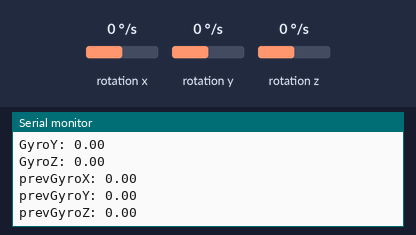
A sketch run on a simulated Arduino Uno, built with avr-gcc and run on an emulated ATmega328P. Shown: the last lines printed to the serial monitor. Wiring (inferred from the names in the program): MPU-6050 motion sensor at I2C address 0x68. The test bench sets the inputs (shaded band); at power-on: rotation x 0 °/s, rotation y 0 °/s, rotation z 0 °/s.

Above: at 1.7 s.
1.8 s: rotation x set to -192 °/s
At 3.2 s:
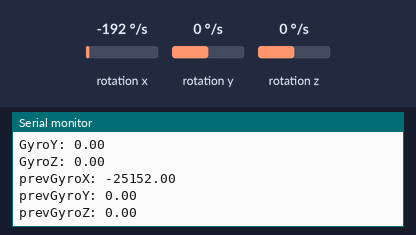
3.3 s: rotation y set to -192 °/s
At 4.6 s:
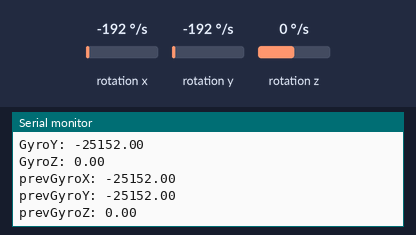
4.8 s: rotation z set to -192 °/s
At 5.5 s:
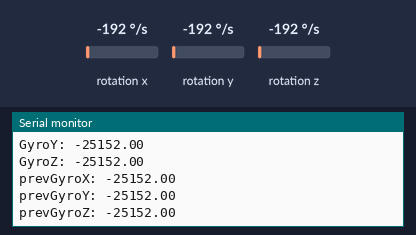

Measured:
- after the input at 1.8 s, the serial monitor: prints a new line after 0.98 s (image 1)
- after the input at 3.3 s, the serial monitor: prints a new line after 0.64 s (image 2)
- after the input at 4.8 s, the serial monitor: prints a new line after 0.29 s (image 3)

The sketch:

BalanceFawadRedo2.4.ino
```cpp
/*
 * Author: Fawadul Haq
 * Last Modified: 10/21/19
 *
 * This code is written for use with the GY521 Accelerometer/Gyroscope chip.
 * It tests for the AP sway
 *
 * Code adapted from Dejan of https://howtomechatronics.com/tutorials/arduino/arduino-and-mpu6050-accelerometer-and-gyroscope-tutorial/
 */

#include <Wire.h>
#include <MPU6050.h>

const int MPU = 0x68; // MPU6050 I2C address
const int Sens16g = 0x18;  // Set AFS_SEL bits to this for +/- 16g sensitivity
float accSens = 2048.0;  //  The LSB/g sensitivity of the +/- 16g setting
float gyroSens = 131.0; // The LSB/deg/s sensitivity for +/- 250 deg/sec

float AccX, AccY, AccZ;   // Raw values
float GyroX, GyroY, GyroZ;
float accAngleX, accAngleY, gyroAngleX, gyroAngleY, gyroAngleZ; // Derived values
float AccErrorX, AccErrorY, GyroErrorX, GyroErrorY, GyroErrorZ; // Calibration parameters (natural error)
float AccErrorXOrig, AccErrorYOrig, AccErrorZOrig;
float stdAccX, stdAccY, stdGyroX, stdGyroY, stdGyroZ;

float maxPGyroX, maxPGyroY, maxPGyroZ, maxNGyroX, maxNGyroY, maxNGyroZ = 0.0;

int errorN = 100;         // The number of samples to take to find error
float errorMargin = 3.0;  // The number of standard deviations off of the avg error
                          // the reading has to be in order to be considered real


float elapsedTime, currentTime, previousTime;                   // Used to calculate the degree

MPU6050 myMPU;  // MPU Library class for the chip

void setup() {
  Serial.begin(19200);
  delay(200);
  Serial.println("Setup...");

  Wire.begin();
  Wire.beginTransmission(MPU);
  Wire.write(0x6B);             // Initialize communication with the 6B register of the chip
  Wire.write(0x00);             // Reset values in 0x6B register
  Wire.endTransmission(true);

  // IC2Dev Library
  myMPU = MPU6050(MPU);

  // Keep sensitivity of accelerometer at +/- 2g

  // Keep sensitivity of gyroscope at default +/- 250deg/s

  delay(200);

  calculate_IMU_error();
}

void loop() {

  Serial.println("in main loop... \n");

  myMPU.resetSensors(); // Start testing from zero

  float prevGyroX = 0.0; // Compare the last reading with the current one
  float prevGyroY = 0.0;
  float prevGyroZ = 0.0;

  float beginTest = millis();

  int testNum = 1;
  Serial.print("Test "); Serial.println(testNum);

  int count = 1;
  while(millis() - beginTest < 20000){  // Test is 20 seconds long

    // Re-initialization
    maxPGyroX, maxPGyroY, maxPGyroZ, maxNGyroX, maxNGyroY, maxNGyroZ = 0.0;

    // Reading Gyro input (deg/s)
    previousTime = currentTime;
    currentTime = millis();
    elapsedTime = (currentTime - previousTime) / 1000;
    Wire.beginTransmission(MPU);
    Wire.write(0x43);
    Wire.endTransmission(false);
    Wire.requestFrom(MPU, 6, true);
    GyroX = Wire.read() << 8 | Wire.read();
    GyroY = Wire.read() << 8 | Wire.read();
    GyroZ = Wire.read() << 8 | Wire.read();

    if(count % 1000 == 0){ // output every 1000 iterations
      Serial.print("GyroX: "); Serial.println(GyroX);
      Serial.print("GyroY: "); Serial.println(GyroY);
      Serial.print("GyroZ: "); Serial.println(GyroZ);
      Serial.print("prevGyroX: "); Serial.println(prevGyroX);
      Serial.print("prevGyroY: "); Serial.println(prevGyroY);
      Serial.print("prevGyroZ: "); Serial.println(prevGyroZ);
      Serial.println();
    }


    // Checking for peaks
    // X-Axis
    if( abs(GyroX - prevGyroX) > abs(errorMargin*stdGyroX) ){
      // Currently the raw values are in degrees per seconds, deg/s, so we need to multiply by senconds (s) to get the angle in degrees
      gyroAngleX = gyroAngleX + (GyroX * elapsedTime) / gyroSens; // deg/s * s = deg

      if(count % 500 == 0){
        Serial.println("ChangedX");
      }

      // Positive peak
      if(gyroAngleX > 0 && gyroAngleX > maxPGyroX) maxPGyroX = gyroAngleX;
      // Negative Peak
      if(gyroAngleX < 0 && gyroAngleX < maxNGyroX) maxNGyroX = gyroAngleX;

    }
    prevGyroX = GyroX;

    // Y-axis
    if( abs(GyroY - prevGyroY) > abs(errorMargin*stdGyroY) ){
      gyroAngleY = gyroAngleY + (GyroY * elapsedTime) / gyroSens;


      if(count % 500 == 0){
        Serial.println("ChangedY");
      }

      if(gyroAngleY > 0 && gyroAngleY > maxPGyroY) maxPGyroY = gyroAngleY;

      if(gyroAngleY < 0 && gyroAngleY < maxNGyroY) maxNGyroY = gyroAngleY;

    }
    prevGyroY = GyroY;

    // Z-axis
    if( abs(GyroZ - prevGyroZ) > abs(errorMargin*stdGyroZ) ){
      gyroAngleZ = gyroAngleZ + (GyroZ * elapsedTime) / gyroSens;

      if(count % 500 == 0){
        Serial.println("ChangedZ");
      }

      if(gyroAngleZ > 0 && gyroAngleZ > maxPGyroZ) maxPGyroZ = gyroAngleZ;

      if(gyroAngleZ < 0 && gyroAngleZ < maxNGyroZ) maxNGyroZ = gyroAngleZ;

    }
    prevGyroZ = GyroZ;

    count++;
  } // end of Test

  // Plug into eq score equation
  Serial.println("Axis: Max Neg Ang, Max Pos Angle");
  Serial.print("X: "); Serial.print(maxPGyroX); Serial.print(" , "); Serial.println(maxNGyroX);
  Serial.print("Y: "); Serial.print(maxPGyroY); Serial.print(" , "); Serial.println(maxNGyroY);
  Serial.print("Z: "); Serial.print(maxPGyroZ); Serial.print(" , "); Serial.println(maxNGyroZ);
  Serial.println();


  float X_eq = eq_score(maxPGyroX, maxNGyroX);
  float Y_eq = eq_score(maxPGyroY, maxNGyroY);
  float Z_eq = eq_score(maxPGyroZ, maxNGyroZ);

  Serial.print("X_eq: "); Serial.println(X_eq);
  Serial.print("Y_eq: "); Serial.println(Y_eq);
  Serial.print("Z_eq: "); Serial.println(Z_eq);
  Serial.println();

  testNum++;
} // end of main loop

// Finds the natural drift of the gyroscope
// Chip should be still in the beginning to calibrate
void calculate_IMU_error(){

  // Serial.println("calculating error...");

  Wire.beginTransmission(MPU);
  Wire.write(0x43);
  Wire.endTransmission(false);
  Wire.requestFrom(MPU, 6, true);
  float prevGyroX = Wire.read() << 8 | Wire.read();
  float prevGyroY = Wire.read() << 8 | Wire.read();
  float prevGyroZ = Wire.read() << 8 | Wire.read();

  float samplesX[errorN];
  float samplesY[errorN];
  float samplesZ[errorN];

  // Reading gyro values
  int c = 0;
  while (c < errorN) {
    Wire.beginTransmission(MPU);
    Wire.write(0x43);
    Wire.endTransmission(false);
    Wire.requestFrom(MPU, 6, true);
    GyroX = Wire.read() << 8 | Wire.read();
    GyroY = Wire.read() << 8 | Wire.read();
    GyroZ = Wire.read() << 8 | Wire.read();

    // Sum all readings
    GyroErrorX = GyroErrorX + (GyroX - prevGyroX);
    GyroErrorY = GyroErrorY + (GyroY - prevGyroY);
    GyroErrorZ = GyroErrorZ + (GyroZ - prevGyroZ);

    samplesX[c] = GyroX - prevGyroX;
    samplesY[c] = GyroY - prevGyroY;
    samplesZ[c] = GyroZ - prevGyroZ;

    prevGyroX = GyroX;
    prevGyroY = GyroY;
    prevGyroZ = GyroZ;

    c++;
  }
  // Serial.println("Done with mean error");


  //Divide the sum by errorN to get the mean error
  GyroErrorX = GyroErrorX / float(errorN);
  GyroErrorY = GyroErrorY / float(errorN);
  GyroErrorZ = GyroErrorZ / float(errorN);

  int sizeOfSamples = sizeof(samplesX)/sizeof(samplesX[0]);
  stdGyroX = calculate_std(samplesX, GyroErrorX, sizeOfSamples);
  stdGyroY = calculate_std(samplesY, GyroErrorY, sizeOfSamples);
  stdGyroZ = calculate_std(samplesZ, GyroErrorZ, sizeOfSamples);

  Serial.print("stdGyroX: "); Serial.println(stdGyroX);
  Serial.print("stdGyroY: "); Serial.println(stdGyroY);
  Serial.print("stdGyroZ: "); Serial.println(stdGyroZ);


  // Print the error values on the Serial Monitor
//  Serial.print("GyroErrorX: ");
//  Serial.println(GyroErrorX);
//  Serial.print("GyroErrorY: ");
//  Serial.println(GyroErrorY);
//  Serial.print("GyroErrorZ: ");
//  Serial.println(GyroErrorZ);
//
//  Serial.print("GyroErrorXDeg: ");
//  Serial.println(GyroErrorX / gyroSens);
//  Serial.print("GyroErrorYDeg: ");
//  Serial.println(GyroErrorY / gyroSens);
//  Serial.print("GyroErrorZDeg: ");
//  Serial.println(GyroErrorZ / gyroSens);

}

float calculate_std(float samples[], float mean, int size){

  float ans;

  float sum = 0;
  for(int i = 0; i < size; i++){
    sum = pow(samples[i] - mean, 2) + sum;
  }

  ans = sqrt(sum/size);
  return ans;

}

float eq_score(float maxAng, float minAng){

  return (12.5 - (maxAng - minAng))*100/12.5;
}
```
